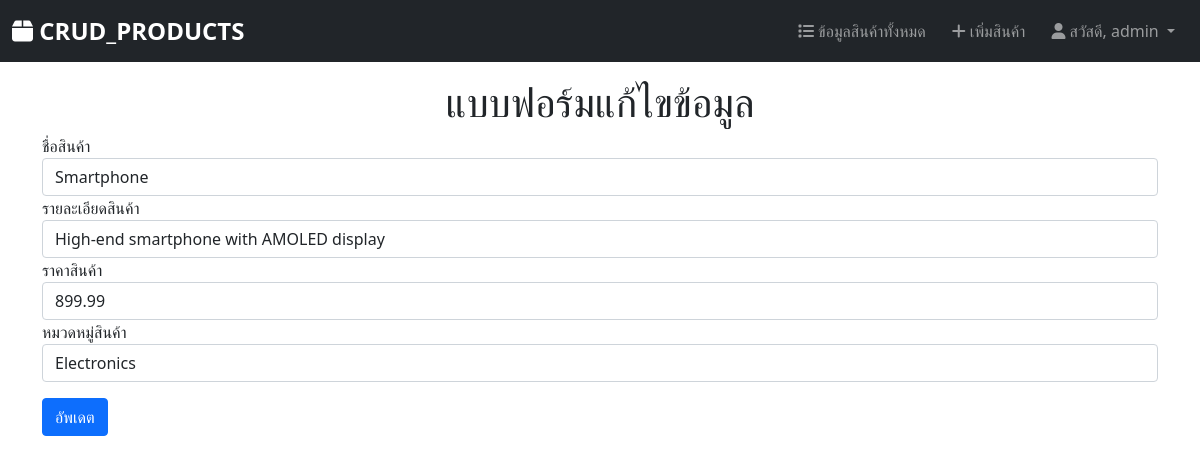
Page /editForm.php?id=12 (signed in) on the committed database.
### tables this page shows
CREATE TABLE `products` (
  `product_id` int(11) NOT NULL,
  `product_name` varchar(255) NOT NULL,
  `description` text DEFAULT NULL,
  `price` decimal(10,2) NOT NULL,
  `category_id` int(11) DEFAULT NULL
);

### db/connect.php (called while the page is built, shortened)
<?php
$host="localhost";
$username="root";
$password="";
$db="crud_product";
$dsn="mysql:host=$host;dbname=$db;charset=utf8";
try{
    $pdo = new PDO($dsn,$username,$password);
}catch(PDOException $e){
    echo $e->getMessage();
}
require_once "db/controller.php";
$controller = new Controller($pdo);
?>

### db/controller.php (called while the page is built, shortened)
<?php
class Controller{
    private $db;
    function __construct($con){
        $this->db=$con;
    }
    function getCategories(){
        try{
            $sql = "SELECT * FROM categories";
            $result=$this->db->query($sql);
            return $result;
        }catch(PDOException $e){
            echo $e->getMessage();
            return false;
        }
    }
    function getProductDetail($id){
        try{
            $sql="SELECT * FROM products a
            INNER JOIN categories b
            ON a.category_id = b.category_id
            WHERE product_id = :id";
            $stmt=$this->db->prepare($sql);
            $stmt->bindParam(":id",$id);
            $stmt->execute();
            $result = $stmt->fetch(PDO::FETCH_ASSOC);
            return $result;
        }catch(PDOException $e){
            echo $e->getMessage();
            return false;
        }
    }
}
?>

### editForm.php (the view, shortened to what this page needs)
<?php
require_once "layout/header.php";
require_once "db/connect.php";
if(!isset($_GET["id"])){
    header("Location:index.php");
}else{
    $id=$_GET["id"];
    $pd=$controller->getProductDetail($id);
}
$result=$controller->getCategories();
?>
    <h1 class="text-center"><?php echo "แบบฟอร์มแก้ไขข้อมูล";?></h1>
    <form method="POST" action="updateEmployee.php">
        <div class="form-group">
            <label for="product_name">ชื่อสินค้า</label>
            <input type="text" name="product_name" class="form-control" value="<?php echo $pd["product_name"]?>">
        </div>
        <div class="form-group">
            <label for="description">รายละเอียดสินค้า</label>
            <input type="text" name="description" class="form-control" value="<?php echo $pd["description"]?>">
        </div>
        <div class="form-group">
            <label for="price">ราคาสินค้า</label>
            <input type="text" name="price" class="form-control" value="<?php echo $pd["price"]?>">
        </div>
        <div class="form-group">
            <label for="category_name">หมวดหมู่สินค้า</label>
            <select name="category_id" class="form-control">
                <?php while($row=$result->fetch(PDO::FETCH_ASSOC)){?>
                    <option
                    <?php if($row["category_id"] == $pd["category_id"]) echo "selected"?>
                    value="<?php echo $row["category_id"];?>"><?php echo $row["category_name"];?></option>
                <?php } ?>
            </select>
        </div>
        <input type="submit" name="submit" value="อัพเดต" class="btn btn-primary my-3">
    </form>
</div>
</body>
</html>

### rows in the picture
products: product_name "Smartphone", description "High-end smartphone with AMOLED display", price "899.99"

### other values in the picture
$_SESSION["username"] "admin"
form field category_id "Electronics"
